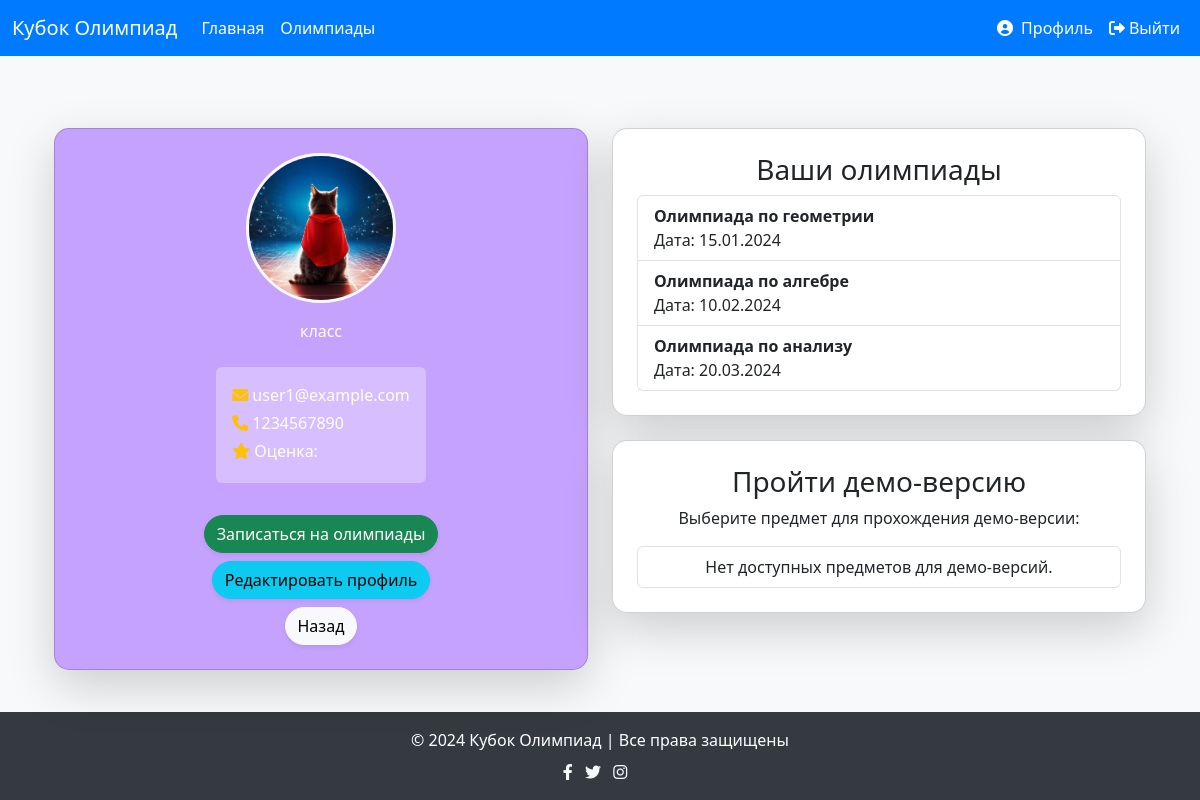
The app's page /profile/1 (signed in) with its own data.
### app/db/models.py (models this page shows, shortened)
class Account(db.Model, UserMixin):
    __tablename__ = 'account'
    id = db.Column(db.Integer, primary_key=True)
    email = db.Column(db.String(150), unique=True, nullable=False, index=True)              # Электронная почта
    phone_number = db.Column(db.String(20), nullable=True, index=True)                      # Номер телефона
    photo = db.Column(db.String(256), nullable=True)                                        # Фото
    password_hash = db.Column(db.String(256), nullable=False)                               # Хеш пароля
    role = db.Column(db.String(50), nullable=False, default='student')                      # Роль пользователя
    created_at = db.Column(db.DateTime, default=datetime.utcnow)                            # Дата создания
    updated_at = db.Column(db.DateTime, default=datetime.utcnow, onupdate=datetime.utcnow)  # Дата обновления
    results = db.relationship('Result', backref='account', lazy=True)

class OlympiadRegistration(db.Model):
    id = db.Column(db.Integer, primary_key=True)
    student_id = db.Column(db.Integer, db.ForeignKey('account.id'), nullable=False)    # Связь с аккаунтом
    olympiad_id = db.Column(db.Integer, db.ForeignKey('olympiad.id'), nullable=False)  # Связь с олимпиадой
    student = db.relationship('Account', backref='registrations')
    olympiad = db.relationship('Olympiad', backref='registrations')

class Olympiad(db.Model):
    __tablename__ = 'olympiad'
    id = db.Column(db.Integer, primary_key=True)
    subject_id = db.Column(db.Integer, db.ForeignKey('subject.id'), nullable=False)  # Внешний ключ на Subject
    name = db.Column(db.String(100), nullable=False)                                 # Название олимпиады
    date = db.Column(db.DateTime, nullable=False)                                    # Дата проведения олимпиады
    description = db.Column(db.Text, nullable=True)                                  # Описание олимпиады
    passing_score = db.Column(db.Integer, nullable=True)                             # Проходной балл
    status = db.Column(db.String(50), nullable=False, default='upcoming')            # Статус олимпиады
    subject = db.relationship('Subject', backref=db.backref('olympiads', lazy=True))

### app/routes.py (the view)
    @app.route('/profile/<int:student_id>')
    @login_required
    def profile(student_id):
        student = Account.query.get(student_id)
        if not student:
            flash('Студент не найден', 'danger')
            return redirect(url_for('index'))
        subjects = Subject.query.filter(
            Subject.id.in_(
                [reg.olympiad.subject_id for reg in student.registrations]
            )
        ).all()
        return render_template('profile.html', student=student, subjects=subjects)

### app/__init__.py (called while the page is built)
@login_manager.user_loader
def load_user(user_id):
    from app.db.models import Account
    return Account.query.get(int(user_id))

### app/templates/profile.html (shortened to what this page needs)
{% extends 'base.html' %}
{% block content %}
<div class="container mt-5">
    <div class="row">
        <div class="col-md-6">
            <div class="card profile-card shadow-lg text-white"
                 style="background: rgba(145, 77, 255, 0.5); border-radius: 15px;">
                <div class="card-body p-4">
                    <div class="profile-image mb-3 text-center">
                        {% if student.photo %}
                            <img src="{{ url_for('static', filename='images/profile_pics/' + student.photo) }}"
                                 class="img-fluid rounded-circle border border-3 border-light"
                                 alt="Profile Picture"
                                 style="width: 150px; height: 150px; object-fit: cover;">
                        {% else %}
                            <img src="{{ url_for('static', filename='images/profile_pics/super-cat.jpg') }}"
                                 class="img-fluid rounded-circle border border-3 border-light"
                                 alt="Default Profile Picture"
                                 style="width: 150px; height: 150px; object-fit: cover;">
                        {% endif %}
                    </div>
                    <p class="text-center">{{ student.grade }} класс</p>
                    <div class="profile-info d-flex justify-content-center mt-4">
                        <div class="info-block p-3 rounded" style="background: rgba(255, 255, 255, 0.3);">
                            <p class="mb-1"><i class="fas fa-envelope text-warning"></i> {{ student.email }}</p>
                            <p class="mb-1"><i class="fas fa-phone text-warning"></i> {{ student.phone_number }}</p>
                            <p class="mb-1"><i class="fas fa-star text-warning"></i> Оценка: {{ student.score }}</p>
                        </div>
                    </div>
                    <div class="d-flex flex-column align-items-center mt-4">
                        <a href="{{ url_for('olympiads') }}" class="btn btn-success mt-2 rounded-pill shadow-sm">
                            Записаться на олимпиады
                        </a>
                        <a href="{{ url_for('edit_profile') }}" class="btn btn-info mt-2 rounded-pill shadow-sm">Редактировать профиль</a>
                        <a href="javascript:history.back()" class="btn btn-light mt-2 rounded-pill shadow-sm">Назад</a>
                    </div>
                </div>
            </div>
        </div>
        <div class="col-md-6">
            <div class="card shadow-lg mb-4" style="border-radius: 15px;">
                <div class="card-body p-4">
                    <h3 class="text-center">Ваши олимпиады</h3>
                    <ul class="list-group">
                        {% for reg in student.registrations %}
                            <li class="list-group-item">
                                <strong>{{ reg.olympiad.name }}</strong> <br>
                                Дата: {{ reg.olympiad.date.strftime('%d.%m.%Y') }}
                            </li>
                        {% else %}
                            <li class="list-group-item text-center">Вы ещё не зарегистрировались на олимпиады.</li>
                        {% endfor %}
                    </ul>
                </div>
            </div>
            <div class="card shadow-lg" style="border-radius: 15px;">
                <div class="card-body p-4 text-center">
                    <h3>Пройти демо-версию</h3>
                    <p>Выберите предмет для прохождения демо-версии:</p>
                    <ul class="list-group">
                        {% for subject in student.subjects %}
                            {% if subject.demo_version %}
                                <li class="list-group-item">
                                    <strong>{{ subject.name }}</strong>
                                    <a href="{{ subject.demo_version }}" class="btn btn-primary btn-sm ms-3" target="_blank">Начать</a>
                                </li>
                            {% else %}
                                <li class="list-group-item text-muted">
                                    <strong>{{ subject.name }}</strong> — Демо-версии пока нет.
                                </li>
                            {% endif %}
                        {% else %}
                            <li class="list-group-item text-center">Нет доступных предметов для демо-версий.</li>
                        {% endfor %}
                    </ul>
                </div>
            </div>
        </div>
    </div>
</div>
{% endblock %}

### app/templates/base.html (style rules this page uses)
body { background-color: #f8f9fa; display: flex; flex-direction: column; min-height: 100vh; }
.card { margin-bottom: 20px; }

### records on screen
Account: email "user1@example.com", phone_number "1234567890"
OlympiadRegistration: olympiad.name "Олимпиада по геометрии", olympiad "15.01.2024"
OlympiadRegistration: olympiad.name "Олимпиада по алгебре", olympiad "10.02.2024"
OlympiadRegistration: olympiad.name "Олимпиада по анализу", olympiad "20.03.2024"
